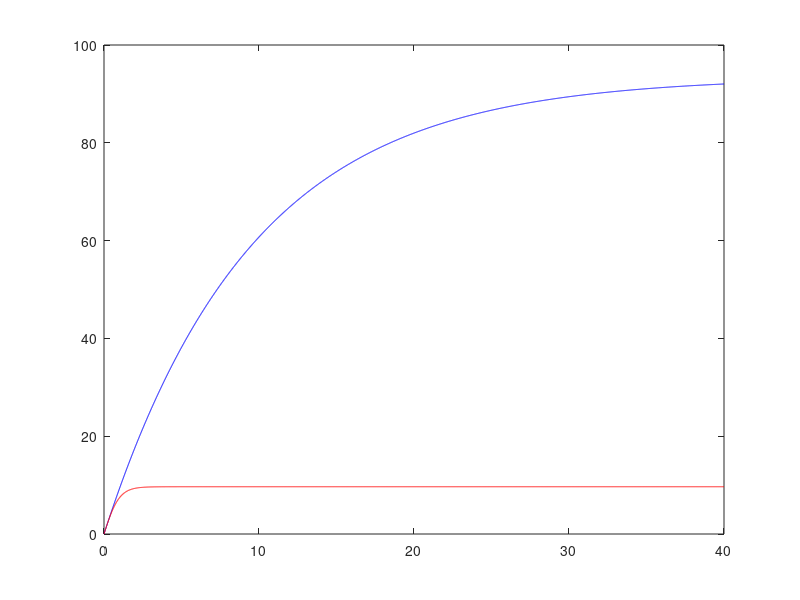

Here is the MATLAB script that generated this plot:
% Pedro Leal
% Clase 7
clc; clear;
"""Movimiento parabolico."""
%g = 9.81;
%v0 = 5.0;
%t = 0:0.01:1;
%y = v0*t - 0.5*g*t.^2;
%plot(t, y); grid on;
%tmax = size(t, 2);
%alturamax = y(1);

%for i = 2:tmax
%  if y(i) > alturamax
%    alturamax = y(i);
%  endif
%endfor
%fprintf('La altura máxima encontrada es = %f m\n', alturamax)


%g = 9.81;
%v0 = 5.0;
%t = 0:0.01:1.5;
%y = v0*t - 0.5*g*t.^2;
%i = 1;

%while y(i) >= 0
%  i = i + 1;
%endwhile

%fprintf('El tiempo empleado es = %f seg\n', t(i))
%fprintf('El tiempo empleado es = %f seg\n', 2*v0/g)

%t1 = 0:0.01:t(i);y1 = v0*t1 - 0.5*g*t1.^2;

%plot(t1, y1); grid on;

"""Movimiento parabolico tridimiensional con arrastre."""

%v0 = 250;
%g = 9.81;
%c = 0.05;  % arrastre
%m = 2;

%vt = m*g/c;
%theta = 65;
%x0 = 0;
%v0z = v0*sin(theta*pi/180);
%v0x = v0*cos(theta*pi/180);

%t = 2*v0z/g;

%tplot = linspace(0, t, 500);
%z1 = v0z*tplot - 0.5*g*tplot.^2;
%x1 = v0x*tplot;
%y1 = v0x*tplot;
%z = (vt/g)*(v0z + vt)*(1 - exp(-(g/vt)*tplot)) - vt*tplot;
%x = (vt*v0x/g)*(1 - exp(-(g/vt)*tplot));
%y = (vt*v0x/g)*(1 - exp(-(g/vt)*tplot));
%plot3(x1, y1, z1, 'r.', x, y, z, 'b.');
%grid on;
%legend('c = 0', 'c = 0.05')
%xlabel('x(m)'); ylabel('y(m)'); zlabel('z(m)');

"""Arrastre cuadratica."""

g = 9.81; c = 0.21; m = 2;
t = 0:0.01:40;
v1 = m*g/c*(1 - exp(-(c/m)*t));
v2 = sqrt(m*g/c)*tanh(sqrt(c*g/m)*t);
grid on;
plot(t, v1, 'b-', t, v2, 'r-')

% calcule la altura maxima y tiempo de vuelo del arrastre lineal